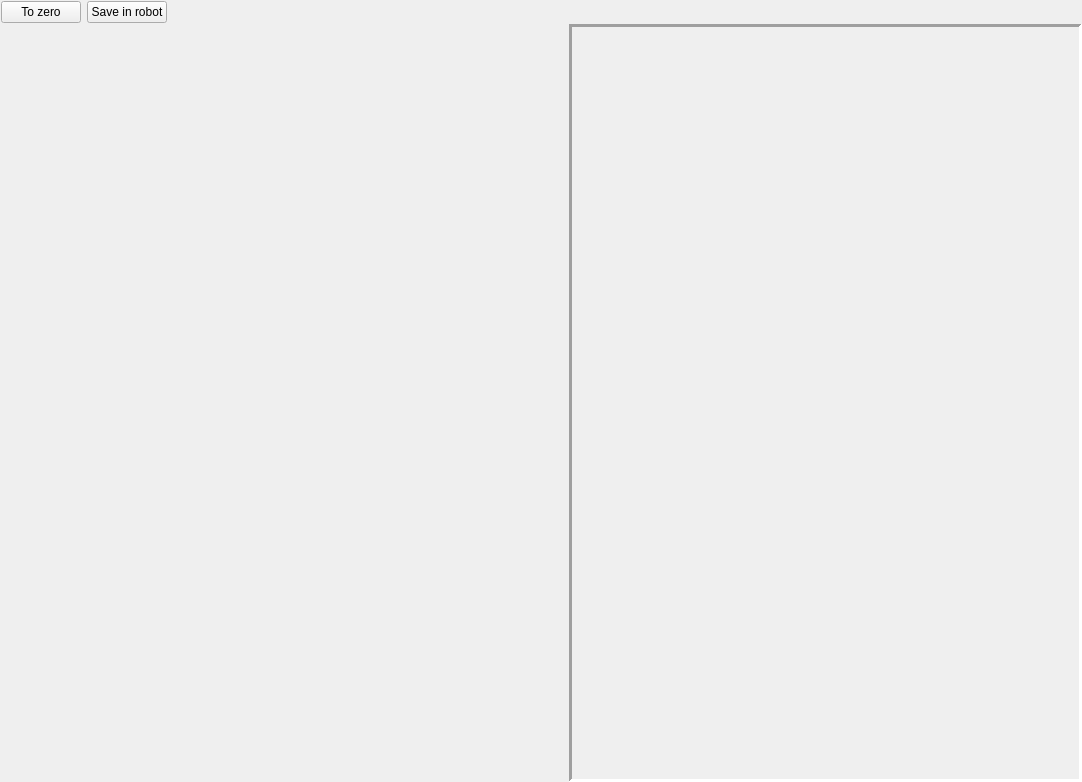
<?xml version="1.0" encoding="UTF-8"?>
<ui version="4.0">
 <class>Form</class>
 <widget class="QWidget" name="Form">
  <property name="geometry">
   <rect>
    <x>0</x>
    <y>0</y>
    <width>1082</width>
    <height>782</height>
   </rect>
  </property>
  <property name="sizePolicy">
   <sizepolicy hsizetype="Expanding" vsizetype="Expanding">
    <horstretch>0</horstretch>
    <verstretch>0</verstretch>
   </sizepolicy>
  </property>
  <property name="windowTitle">
   <string>Form</string>
  </property>
  <layout class="QVBoxLayout" name="verticalLayout">
   <property name="spacing">
    <number>0</number>
   </property>
   <property name="leftMargin">
    <number>0</number>
   </property>
   <property name="topMargin">
    <number>0</number>
   </property>
   <property name="rightMargin">
    <number>0</number>
   </property>
   <property name="bottomMargin">
    <number>0</number>
   </property>
   <item>
    <widget class="QWidget" name="widget_2" native="true">
     <layout class="QHBoxLayout" name="horizontalLayout_2">
      <property name="leftMargin">
       <number>1</number>
      </property>
      <property name="topMargin">
       <number>1</number>
      </property>
      <property name="rightMargin">
       <number>1</number>
      </property>
      <property name="bottomMargin">
       <number>1</number>
      </property>
      <item>
       <widget class="QPushButton" name="zero_position_bn">
        <property name="text">
         <string>To zero</string>
        </property>
       </widget>
      </item>
      <item>
       <widget class="QPushButton" name="update_config_bn">
        <property name="text">
         <string>Save in robot</string>
        </property>
       </widget>
      </item>
      <item>
       <spacer name="horizontalSpacer">
        <property name="orientation">
         <enum>Qt::Horizontal</enum>
        </property>
        <property name="sizeHint" stdset="0">
         <size>
          <width>40</width>
          <height>20</height>
         </size>
        </property>
       </spacer>
      </item>
     </layout>
    </widget>
   </item>
   <item>
    <widget class="QWidget" name="widget" native="true">
     <layout class="QHBoxLayout" name="horizontalLayout">
      <property name="spacing">
       <number>0</number>
      </property>
      <property name="leftMargin">
       <number>0</number>
      </property>
      <property name="topMargin">
       <number>0</number>
      </property>
      <property name="rightMargin">
       <number>0</number>
      </property>
      <property name="bottomMargin">
       <number>0</number>
      </property>
      <item>
       <widget class="QFrame" name="offsets_frame">
        <property name="sizePolicy">
         <sizepolicy hsizetype="Expanding" vsizetype="Expanding">
          <horstretch>20</horstretch>
          <verstretch>0</verstretch>
         </sizepolicy>
        </property>
        <property name="frameShape">
         <enum>QFrame::NoFrame</enum>
        </property>
        <property name="frameShadow">
         <enum>QFrame::Sunken</enum>
        </property>
        <layout class="QVBoxLayout" name="offsets_layout">
         <property name="spacing">
          <number>0</number>
         </property>
         <property name="leftMargin">
          <number>0</number>
         </property>
         <property name="topMargin">
          <number>0</number>
         </property>
         <property name="rightMargin">
          <number>0</number>
         </property>
         <property name="bottomMargin">
          <number>0</number>
         </property>
        </layout>
       </widget>
      </item>
      <item>
       <widget class="QFrame" name="rigth_frame">
        <property name="sizePolicy">
         <sizepolicy hsizetype="Expanding" vsizetype="Expanding">
          <horstretch>18</horstretch>
          <verstretch>0</verstretch>
         </sizepolicy>
        </property>
        <property name="toolTip">
         <string/>
        </property>
        <property name="frameShape">
         <enum>QFrame::Panel</enum>
        </property>
        <property name="frameShadow">
         <enum>QFrame::Sunken</enum>
        </property>
        <property name="lineWidth">
         <number>3</number>
        </property>
        <layout class="QVBoxLayout" name="right_frame_layout">
         <property name="spacing">
          <number>0</number>
         </property>
         <property name="leftMargin">
          <number>0</number>
         </property>
         <property name="topMargin">
          <number>0</number>
         </property>
         <property name="rightMargin">
          <number>0</number>
         </property>
         <property name="bottomMargin">
          <number>0</number>
         </property>
        </layout>
       </widget>
      </item>
     </layout>
    </widget>
   </item>
  </layout>
 </widget>
 <resources/>
 <connections/>
</ui>
